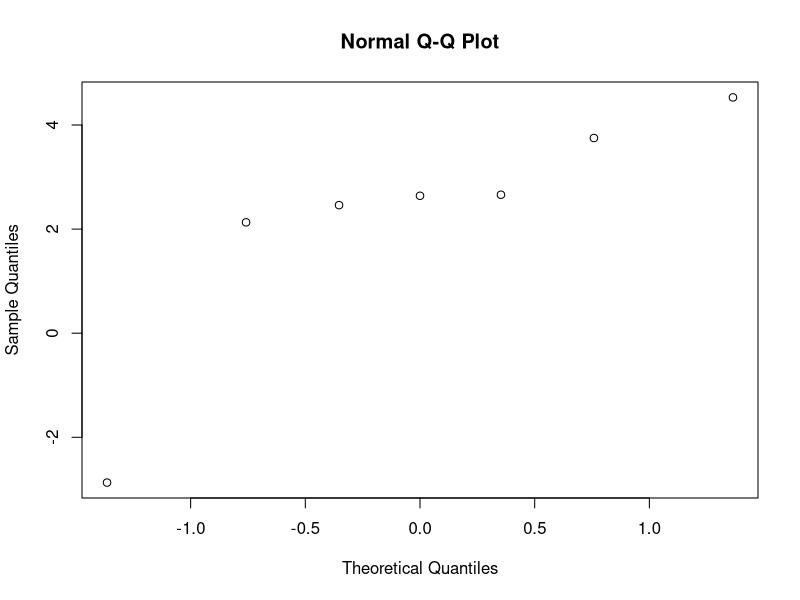
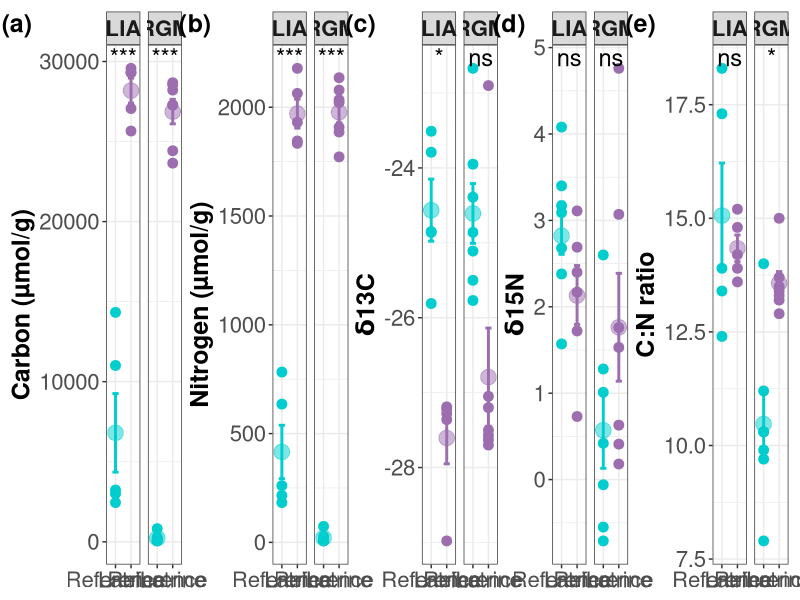
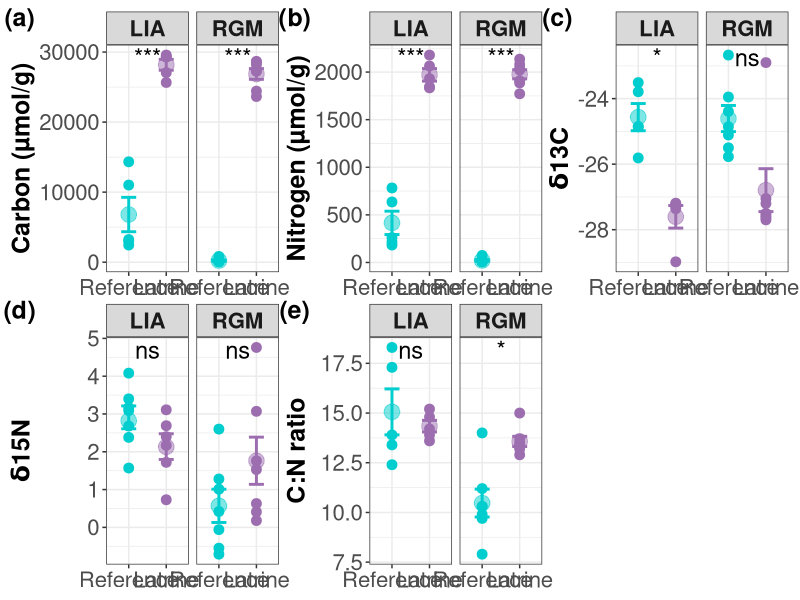

Write the R code that produced these figures, in order. (Note: this script raises an error after producing the figures.)
library(ggplot2)
library(vegan)
library(tidyverse)
library(doBy)
library(patchwork)


#load in nutrient data
nutrient<- read.csv("Peru_Nutrient.csv")

theme<-theme(plot.title = element_text(size = 16, hjust = 0.5),
             axis.title.y = element_text(face="bold", size = 18), 
             axis.text.x = element_text(size = 16),
             axis.text.y = element_text(size = 16),
             axis.title.x = element_text(size = 18, face = "bold",color = "black"),
             plot.margin = unit(c(0.1,0.1,0,0.1),"cm") ,
             strip.text = element_text(face = "bold", size = 16), 
            legend.position = "none")



########## LIA----

#filter for just lia and remove na
nut_LIA<- nutrient[c(1:4,6:8,11:13),]

#make data wide
wide_LIA<-pivot_wider(names_from='Type', values_from=c('mass_N','mol_N','Mass_C','mol_C','d15N','d13C','CN_Ratio'), data=nut_LIA)

#normality test on the difference between columns
shapiro.test(wide_LIA$mol_N_control-wide_LIA$mol_N_latrine)
shapiro.test(wide_LIA$mol_C_control-wide_LIA$mol_C_latrine)
shapiro.test(wide_LIA$d15N_control-wide_LIA$d15N_latrine)
shapiro.test(wide_LIA$d13C_control-wide_LIA$d13C_latrine)
shapiro.test(wide_LIA$CN_Ratio_control-wide_LIA$CN_Ratio_latrine)

#run paired ttest for control and latrine
t_NL<- t.test(Pair(mol_N_control,mol_N_latrine)~1, data=wide_LIA)
t_CL<- t.test(Pair(mol_C_control,mol_C_latrine)~1, data=wide_LIA)
t_d15L<- t.test(Pair(d15N_control,d15N_latrine)~1, data=wide_LIA) #not different
t_d13L<- t.test(Pair(d13C_control,d13C_latrine)~1, data=wide_LIA)
t_CNL<- t.test(Pair(CN_Ratio_control,CN_Ratio_latrine)~1, data=wide_LIA) #not different

#extract significance for plotting
LIA_tests <- list(
  N = t_NL,
  C = t_CL,
  d15N = t_d15L,
  d13C = t_d13L,
  CN = t_CNL)

p_to_star <- function(p) {
  dplyr::case_when(
    p < 0.001 ~ "***",
    p < 0.01  ~ "**",
    p < 0.05  ~ "*",
    TRUE      ~ "ns")}

LIA_sig_table <- data.frame(
  variable = names(LIA_tests),
  p.value = sapply(LIA_tests, \(x) x$p.value))

LIA_sig_table$stars <- p_to_star(LIA_sig_table$p.value)

#plots
molN_stats <- summaryBy(mol_N ~ Type , nut_LIA, FUN = c(mean))

n_lia <- ggplot(nut_LIA, aes(x=Type, y=mol_N, color=Type, group=Type))+
  geom_point(size=3)+
  geom_point(data=molN_stats, aes(x = Type, y = mol_N.mean, color=Type), size=5, alpha=.5) +
  stat_summary(aes(x=Type, y=mol_N), geom="errorbar", fun.data="mean_se",
                 fun.args=list(mult=1), size=1, width=.4) +
 scale_color_manual(values=c('cyan3','purple3'))+ 
  labs(
    x = NULL,
    y = "mols Nitrogen (LIA)") +
  theme_bw()+
  theme(
    plot.title = element_text(size = 16, hjust = 0.5),
    axis.title.y = element_text(face="bold", size = 18), 
    axis.text.y = element_text(size = 16),
    axis.title.x = element_text(size = 18, face = "bold",color = "black"),
    axis.text.x=element_text(size=16),
    legend.position = "none",
    plot.margin = unit(c(0.1,0.1,0,0.1),"cm"))

molC_stats <- summaryBy(mol_C ~ Type , nut_LIA, FUN = c(mean))

c_lia <- ggplot(nut_LIA, aes(x=Type, y=mol_C, color=Type, group=Type))+
  geom_point(size=3)+
  geom_point(data=molC_stats, aes(x = Type, y = mol_C.mean, color=Type), size=5, alpha=.5) +
  stat_summary(aes(x=Type, y=mol_C), geom="errorbar", fun.data="mean_se",
               fun.args=list(mult=1), size=1, width=.4) +
  scale_color_manual(values=c('cyan3','purple3'))+ 
  labs(
    x = NULL,
    y = "mols Carbon (LIA)") +
  theme_bw()+
  theme(
    plot.title = element_text(size = 16, hjust = 0.5),
    axis.title.y = element_text(face="bold", size = 18), 
    axis.text.y = element_text(size = 16),
    axis.title.x = element_text(size = 18, face = "bold",color = "black"),
    axis.text.x=element_text(size=16),
    legend.position = "none", 
    plot.margin = unit(c(0.1,0.1,0,0.1),"cm"))

d13C_stats <- summaryBy(d13C ~ Type , nut_LIA, FUN = c(mean))

d13c_lia <- ggplot(nut_LIA, aes(x=Type, y=d13C, color=Type, group=Type))+
  geom_point(size=3)+
  geom_point(data=d13C_stats, aes(x = Type, y = d13C.mean, color=Type), size=5, alpha=.5) +
  stat_summary(aes(x=Type, y=d13C), geom="errorbar", fun.data="mean_se",
               fun.args=list(mult=1), size=1, width=.4) +
  scale_color_manual(values=c('cyan3','purple3'))+ 
  labs(
    x = NULL,
    y = "mols 𝝳13C (LIA)") +
  theme_bw()+
  theme(
    plot.title = element_text(size = 16, hjust = 0.5),
    axis.title.y = element_text(face="bold", size = 18), 
    axis.text.y = element_text(size = 16),
    axis.title.x = element_text(size = 18, face = "bold",color = "black"),
    axis.text.x=element_text(size=16),
    legend.position = "none",
    plot.margin = unit(c(0.1,0.1,0,0.1),"cm"))

############ RGM----
#filter for just rgm
nut_RGM<- nutrient[14:27,1:10]

#make data wide
wide_RGM<-pivot_wider(names_from='Type', values_from=c('mass_N','mol_N','Mass_C','mol_C','d15N','d13C','CN_Ratio'), data=nut_RGM)

#normality test on the difference between columns
shapiro.test(wide_RGM$mol_N_control-wide_RGM$mol_N_latrine)
shapiro.test(wide_RGM$mol_C_control-wide_RGM$mol_C_latrine)
shapiro.test(wide_RGM$d15N_control-wide_RGM$d15N_latrine)
shapiro.test(wide_RGM$d13C_control-wide_RGM$d13C_latrine) #not normal
shapiro.test(wide_RGM$CN_Ratio_control-wide_RGM$CN_Ratio_latrine)

qqnorm(wide_RGM$d13C_control-wide_RGM$d13C_latrine)

#run paired ttest for control and latrine
t_N <- t.test(Pair(mol_N_control,mol_N_latrine)~1, data=wide_RGM)
t_C <- t.test(Pair(mol_C_control,mol_C_latrine)~1, data=wide_RGM)
t_d15 <- t.test(Pair(d15N_control,d15N_latrine)~1, data=wide_RGM) #not different
# t.test(Pair(d13C_control,d13C_latrine)~1, data=wide_RGM) # p= .05124, but not normal
t_CN <- t.test(Pair(CN_Ratio_control,CN_Ratio_latrine)~1, data=wide_RGM) 

RGM_d13C_c<- wide_RGM$d13C_control
RGM_d13C_l<- wide_RGM$d13C_latrine
t_d13 <- wilcox.test(RGM_d13C_c, RGM_d13C_l, paired=T) # not different

#extract significance for plotting
RGM_tests <- list(
  N = t_N,
  C = t_C,
  d15N = t_d15,
  d13C = t_d13,
  CN = t_CN)

p_to_star <- function(p) {
  dplyr::case_when(
    p < 0.001 ~ "***",
    p < 0.01  ~ "**",
    p < 0.05  ~ "*",
    TRUE      ~ "ns")}

RGM_sig_table <- data.frame(
  variable = names(RGM_tests),
  p.value = sapply(RGM_tests, \(x) x$p.value))

RGM_sig_table$stars <- p_to_star(RGM_sig_table$p.value)



#plots
RGM_molN_stats <- summaryBy(mol_N ~ Type , nut_RGM, FUN = c(mean))

n_rgm <- ggplot(nut_RGM, aes(x=Type, y=mol_N, color=Type, group=Type))+
  geom_point(size=3)+
  geom_point(data=RGM_molN_stats, aes(x = Type, y = mol_N.mean, color=Type), size=5, alpha=.5) +
  stat_summary(aes(x=Type, y=mol_N), geom="errorbar", fun.data="mean_se",
               fun.args=list(mult=1), size=1, width=.4) +
  scale_color_manual(values=c('cyan3','purple3'))+ 
  labs(
    x = NULL,
    y = "mols Nitrogent (RGM)") +
  theme_bw()+
  theme(
    plot.title = element_text(size = 16, hjust = 0.5),
    axis.title.y = element_text(face="bold", size = 18), 
    axis.text.y = element_text(size = 16),
    axis.title.x = element_text(size = 18, face = "bold",color = "black"),
    axis.text.x=element_text(size=16),
    legend.position = "none", 
    plot.margin = unit(c(0.1,0.1,0,0.1),"cm"))

RGM_molC_stats <- summaryBy(mol_C ~ Type , nut_RGM, FUN = c(mean))

c_rgm <- ggplot(nut_RGM, aes(x=Type, y=mol_C, color=Type, group=Type))+
  geom_point(size=3)+
  geom_point(data=RGM_molC_stats, aes(x = Type, y = mol_C.mean, color=Type), size=5, alpha=.5) +
  stat_summary(aes(x=Type, y=mol_C), geom="errorbar", fun.data="mean_se",
               fun.args=list(mult=1), size=1, width=.4) +
  scale_color_manual(values=c('cyan3','purple3'))+ 
  theme_bw()+
  labs(
    x = NULL,
    y = "mols Carbon (RGM)") +
  theme(
    plot.title = element_text(size = 16, hjust = 0.5),
    axis.title.y = element_text(face="bold", size = 18), 
    axis.text.y = element_text(size = 16),
    axis.title.x = element_text(size = 18, face = "bold",color = "black"),
    axis.text.x=element_text(size=16),
    legend.position = "none", 
    plot.margin = unit(c(0.1,0.1,0,0.1),"cm"))

RGM_CN_stats <- summaryBy(CN_Ratio ~ Type , nut_RGM, FUN = c(mean))

cn_rgm <- ggplot(nut_RGM, aes(x=Type, y=CN_Ratio, color=Type, group=Type))+
  geom_point(size=3)+
  geom_point(data=RGM_CN_stats, aes(x = Type, y = CN_Ratio.mean, color=Type), size=5, alpha=.5) +
  stat_summary(aes(x=Type, y=CN_Ratio), geom="errorbar", fun.data="mean_se",
               fun.args=list(mult=1), size=1, width=.4) +
  scale_color_manual(values=c('cyan3','purple3'))+ 
  labs(
    x = NULL,
    y = "C:N ratio (RGM)") +
  theme_bw()+
  theme(
    plot.title = element_text(size = 16, hjust = 0.5),
    axis.title.y = element_text(face="bold", size = 18), 
    axis.text.y = element_text(size = 16),
    axis.title.x = element_text(size = 18, face = "bold",color = "black"),
    axis.text.x=element_text(size=16),
    plot.margin = unit(c(0.1,0.1,0,0.1),"cm"))



#####plot both soil types----

#significance annotations 
RGM_sig_table$soilAge <- "rgm"
LIA_sig_table$soilAge <- "lia"
sig_table <- rbind(RGM_sig_table, LIA_sig_table)
sig_table$x <- 1.5
sig_table$y <- Inf



#mol C
RGM_C_mean<- data.frame(soilAge=c('rgm','rgm'), Type=c('control', 'latrine'), mol_C=c(231.7143, 26869))
LIA_C_mean<-data.frame(soilAge=c('lia','lia'), Type=c('control', 'latrine'), mol_C=c(6805.8, 28181.8))

both_c <- ggplot(nutrient, aes(x=Type, y=mol_C, color=Type, group=Type))+
  geom_point(size=3)+
  geom_point(data=RGM_C_mean, aes(x = Type, y = mol_C, color=Type), size=5, alpha=.5) +
  geom_point(data=LIA_C_mean, aes(x = Type, y = mol_C, color=Type), size=5, alpha=.5) +
  stat_summary(aes(x=Type, y=mol_C), geom="errorbar", fun.data="mean_se",
               fun.args=list(mult=1), size=1, width=.4) +
  scale_color_manual(values=c('cyan3','#9C6EB0'))+ 
  theme_bw()+
  scale_x_discrete(labels = c(
    "control" = "Reference",
    "latrine" = "Latrine")) +
  labs(
    x = NULL,
    y = "Carbon (µmol/g)", 
    tag = "(a)") +
  facet_wrap(~soilAge, labeller = labeller(soilAge = c(
    "rgm" = "RGM", "lia" = "LIA"))) +
  geom_text(
    data = subset(sig_table, variable == "C"),
    aes(x = 1.5, y = Inf, label = stars),
    inherit.aes = FALSE,
    vjust = 1.2,
    size = 6) + 
  theme_bw() + 
  theme +
  theme(
    plot.tag = element_text(face = "bold", size = 18),
    plot.tag.position = c(0.03, 0.98)) 

#mol_N
RGM_N_mean<- data.frame(soilAge=c('rgm','rgm'), Type=c('control', 'latrine'), mol_N=c(21.37143, 1976.61429))
LIA_N_mean<-data.frame(soilAge=c('lia','lia'), Type=c('control', 'latrine'), mol_N=c(415.52, 1970.44))

both_N <- nutrient[c(1:4,6:8,11:27),] %>% 
  ggplot(., aes(x=Type, y=mol_N, color=Type, group=Type))+
    geom_point(size=3)+
    geom_point(data=RGM_N_mean, aes(x = Type, y = mol_N, color=Type), size=5, alpha=.5) +
    geom_point(data=LIA_N_mean, aes(x = Type, y = mol_N, color=Type), size=5, alpha=.5) +
    stat_summary(aes(x=Type, y=mol_N), geom="errorbar", fun.data="mean_se",
                 fun.args=list(mult=1), size=1, width=.4) +
  scale_color_manual(values=c('cyan3','#9C6EB0'))+ 
    theme_bw()+
  scale_x_discrete(labels = c(
    "control" = "Reference",
    "latrine" = "Latrine")) +
  labs(
    x = NULL,
    y = "Nitrogen (µmol/g)", 
    tag = "(b)") +
  facet_wrap(~soilAge, labeller = labeller(soilAge = c(
    "rgm" = "RGM", "lia" = "LIA")))+
  geom_text(
    data = subset(sig_table, variable == "N"),
    aes(x = 1.5, y = Inf, label = stars),
    inherit.aes = FALSE,
    vjust = 1.2,
    size = 6) + theme_bw() + 
  theme +
  theme(
    plot.tag = element_text(face = "bold", size = 18),
    plot.tag.position = c(0.03, 0.98)) 

#CN ratio
RGM_CN_mean<- data.frame(soilAge=c('rgm','rgm'), Type=c('control', 'latrine'), CN_Ratio=c(mean(wide_RGM$CN_Ratio_control), mean(wide_RGM$CN_Ratio_latrine)))
LIA_CN_mean<-data.frame(soilAge=c('lia','lia'), Type=c('control', 'latrine'), CN_Ratio=c(mean(wide_LIA$CN_Ratio_control), mean(wide_LIA$CN_Ratio_latrine)))

both_cn <- ggplot(nutrient, aes(x=Type, y=CN_Ratio, color=Type, group=Type))+
  geom_point(size=3)+
  geom_point(data=RGM_CN_mean, aes(x = Type, y = CN_Ratio, color=Type), size=5, alpha=.5) +
  geom_point(data=LIA_CN_mean, aes(x = Type, y = CN_Ratio, color=Type), size=5, alpha=.5) +
  stat_summary(aes(x=Type, y=CN_Ratio), geom="errorbar", fun.data="mean_se",
               fun.args=list(mult=1), size=1, width=.4) +
  scale_color_manual(values=c('cyan3','#9C6EB0'))+ 
  theme_bw()+
  scale_x_discrete(labels = c(
    "control" = "Reference",
    "latrine" = "Latrine")) +
  labs(
    x = NULL,
    y = "C:N ratio", 
    tag = "(e)") +
  facet_wrap(~soilAge, labeller = labeller(soilAge = c(
    "rgm" = "RGM", "lia" = "LIA")))+
  geom_text(
    data = subset(sig_table, variable == "CN"),
    aes(x = 1.5, y = Inf, label = stars),
    inherit.aes = FALSE,
    vjust = 1.2,
    size = 6) + theme_bw() + 
  theme +
  theme(
    plot.tag = element_text(face = "bold", size = 18),
    plot.tag.position = c(0.03, 0.98)) 

#d15N ratio
RGM_d15N_mean<- data.frame(soilAge=c('rgm','rgm'), Type=c('control', 'latrine'), d15N=c(mean(wide_RGM$d15N_control), mean(wide_RGM$d15N_latrine)))
LIA_d15N_mean<-data.frame(soilAge=c('lia','lia'), Type=c('control', 'latrine'), d15N=c(mean(wide_LIA$d15N_control), mean(wide_LIA$d15N_latrine)))

both_d15N <- ggplot(nutrient, aes(x=Type, y=d15N, color=Type, group=Type))+
  geom_point(size=3)+
  geom_point(data=RGM_d15N_mean, aes(x = Type, y = d15N, color=Type), size=5, alpha=.5) +
  geom_point(data=LIA_d15N_mean, aes(x = Type, y = d15N, color=Type), size=5, alpha=.5) +
  stat_summary(aes(x=Type, y=d15N), geom="errorbar", fun.data="mean_se",
               fun.args=list(mult=1), size=1, width=.4) +
  scale_color_manual(values=c('cyan3','#9C6EB0'))+ 
  theme_bw()+
  scale_x_discrete(labels = c(
    "control" = "Reference",
    "latrine" = "Latrine")) +
  labs(
    x = NULL,
    y = "𝝳15N", 
    tag = "(d)") +
  facet_wrap(~soilAge, labeller = labeller(soilAge = c(
    "rgm" = "RGM", "lia" = "LIA")))+
  geom_text(
    data = subset(sig_table, variable == "d15N"),
    aes(x = 1.5, y = Inf, label = stars),
    inherit.aes = FALSE,
    vjust = 1.2,
    size = 6) + theme_bw() + 
  theme +
  theme(
    plot.tag = element_text(face = "bold", size = 18),
    plot.tag.position = c(0.03, 0.98)) 

#d13C ratio
RGM_d13C_mean<- data.frame(soilAge=c('rgm','rgm'), Type=c('control', 'latrine'), d13C=c(mean(wide_RGM$d13C_control), mean(wide_RGM$d13C_latrine)))
LIA_d13C_mean<-data.frame(soilAge=c('lia','lia'), Type=c('control', 'latrine'), d13C=c(mean(wide_LIA$d13C_control), mean(wide_LIA$d13C_latrine)))

both_d13C <- ggplot(nutrient, aes(x=Type, y=d13C, color=Type, group=Type))+
  geom_point(size=3)+
  geom_point(data=RGM_d13C_mean, aes(x = Type, y = d13C, color=Type), size=5, alpha=.5) +
  geom_point(data=LIA_d13C_mean, aes(x = Type, y = d13C, color=Type), size=5, alpha=.5) +
  stat_summary(aes(x=Type, y=d13C), geom="errorbar", fun.data="mean_se",
               fun.args=list(mult=1), size=1, width=.4) +
  scale_color_manual(values=c('cyan3','#9C6EB0'))+ 
  theme_bw()+
  scale_x_discrete(labels = c(
    "control" = "Reference",
    "latrine" = "Latrine")) +
  labs(
    x = NULL,
    y = "𝝳13C", 
    tag = "(c)") +
  facet_wrap(~soilAge, labeller = labeller(soilAge = c(
  "rgm" = "RGM", "lia" = "LIA")))+
  geom_text(
    data = subset(sig_table, variable == "d13C"),
    aes(x = 1.5, y = Inf, label = stars),
    inherit.aes = FALSE,
    vjust = 1.2,
    size = 6) + theme_bw() + 
  theme +
  theme(
    plot.tag = element_text(face = "bold", size = 18),
    plot.tag.position = c(0.03, 0.98)) 

#plot all together 
nutrient_plots <- wrap_plots(both_c, both_N, both_d13C, both_d15N, both_cn, ncol = 5)
nutrient_plots

both_c + both_N + both_d13C + both_d15N + both_cn

# nutrients only for manuscript: 

c_and_n <- both_c + both_N 
others <- both_d13C + both_d15N + both_cn
nutrient_plots <- c_and_n / isotopes
nutrient_plots
# export 1600 x 1000

#just c and n for graphical abstract - 800 x 1000
both_c / both_N



############ latrines----
#filter for just latrines
nut_lat<- nutrient %>% 
  filter(Type=='latrine') %>% 
  filter(!is.na(mol_C))

#make data wide
wide_lat<-pivot_wider(names_from='soilAge', values_from=c('mass_N','mol_N','Mass_C','mol_C','d15N','d13C','CN_Ratio'), data=nut_lat)

#normality test on the difference between columns
shapiro.test(nut_lat$mol_N)
shapiro.test(nut_lat$mol_C)
shapiro.test(nut_lat$d15N)
shapiro.test(nut_lat$d13C) # not normal
shapiro.test(nut_lat$CN_Ratio)

qqnorm(nut_lat$d13C)

#run paired ttest for control and latrine
t.test(mol_N~soilAge, data=nut_lat)
t.test(mol_C~soilAge, data=nut_lat)
t.test(d15N~soilAge, data=nut_lat)
t.test(CN_Ratio~soilAge, data=nut_lat)
#none of these are different

wilcox.test(d13C~soilAge, data=nut_lat) # not different


############ controls----
#filter for just controls
nut_con<- nutrient %>% 
  filter(Type=='control') %>% 
  filter(!is.na(mol_C))

#make data wide
wide_con<-pivot_wider(names_from='soilAge', values_from=c('mass_N','mol_N','Mass_C','mol_C','d15N','d13C','CN_Ratio'), data=nut_con)

#normality test on the difference between columns
shapiro.test(con_lat$mol_N) #not norm
shapiro.test(con_lat$mol_C) #not norm
shapiro.test(con_lat$d15N)
shapiro.test(con_lat$d13C) 
shapiro.test(con_lat$CN_Ratio)

qqnorm(nut_lat$d13C)

#run paired ttest for normal nutrients 
t.test(d13C~soilAge, data=nut_con) #no diff 
t.test(d15N~soilAge, data=nut_lat) #no diff 
t.test(CN_Ratio~soilAge, data=nut_lat) #marginal? 

#wilcoxon for non-normal nutrients 
wilcox.test(mol_N~soilAge, data=nut_lat) 
wilcox.test(mol_C~soilAge, data=nut_lat)
#no difference 
